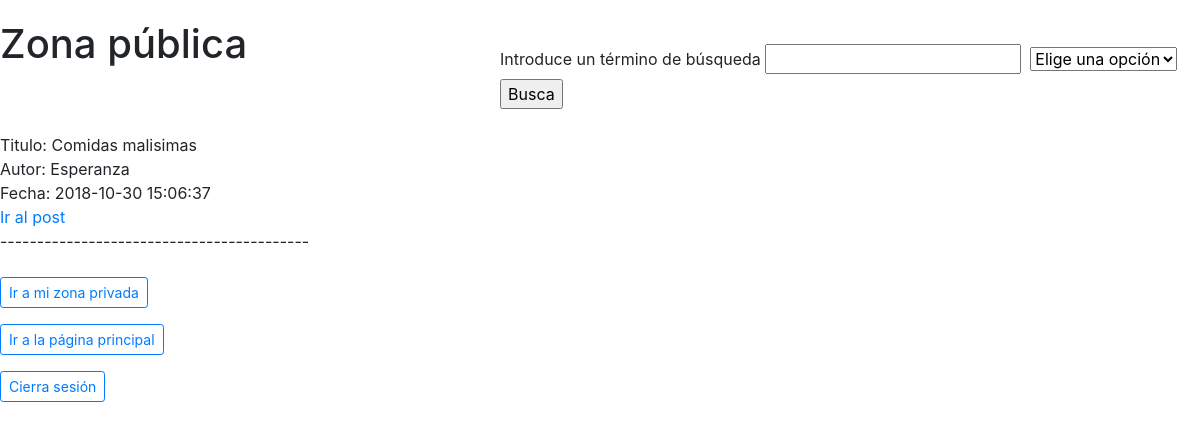
Screenshot of /ExamenLuisClases/exa/web/zona_publica.php with the database file from the repository.
### tables this page shows
CREATE TABLE `entradas` (
  `id_post` int(11) NOT NULL,
  `titulo` varchar(200) NOT NULL,
  `slug` varchar(200) NOT NULL,
  `autor` varchar(100) NOT NULL,
  `contenido` text NOT NULL,
  `categoria` varchar(50) NOT NULL,
  `fecha` timestamp NOT NULL DEFAULT CURRENT_TIMESTAMP ON UPDATE CURRENT_TIMESTAMP,
  `id_usuario` int(11) NOT NULL,
  `id_categoria` int(11) NOT NULL,
  `foto` varchar(30) DEFAULT NULL
);

### ExamenLuisClases/exa/models/Conexion.php (called while the page is built, shortened)
<?php
    class Conexion
    {
        private $host = 'localhost';
        private $user = 'root';
        private $pass = '';
        private $dbname = 'examen';
        private $charset = 'utf8';
        public $dbh;
        public $modeDEV = true;
        private $persistent = true;
        private function connection ()
        {
            $dsn = 'mysql:host=' . $this->host . ';dbname=' . $this->dbname . ';charset=' . $this->charset;
            $options = [ PDO::ATTR_PERSISTENT => $this->persistent,
                PDO::ATTR_ERRMODE => PDO::ERRMODE_EXCEPTION ];
            try {
                return new PDO($dsn, $this->user, $this->pass, $options);
            } catch ( PDOException $e ) {
                $this->errors = $e->getMessage ();
                if ( $this->modeDEV ) {
                    print_r ( $this->errors );
                } else {
                    echo "Hay problemas con el acceso a la BD. Prueba más tarde";
                }
            }
        }
        public function __construct()
        {
            $this->dbh = $this->connection();
        }
        public function all ($limit = 10)
        {
            $stmt = $this->dbh->prepare ('SELECT * FROM ' . $this->table . ' LIMIT ' . $limit);
            $stmt->execute ();
            return $stmt->fetchAll ( PDO::FETCH_OBJ );
        }
    }

### ExamenLuisClases/exa/models/Entrada.php (the view, shortened to what this page needs)
<?php
    class Entrada extends Conexion
    {
        public function verAllEntradas ( $arrayEntradas )
        {
            foreach ( $arrayEntradas as $entradas ) {
                $id = $entradas->id_post;
                echo
                    '<br>Titulo: ' . $entradas->titulo . '<br>' .
                    'Autor: ' . $entradas->autor . '<br>' .
                    'Fecha: ' . $entradas->fecha . '<br>' .
                    '<a href="ver_entrada?id=' . $id . '">Ir al post</a><br>' .
                    '------------------------------------------';
            }
        }
    }

### ExamenLuisClases/css/estilos.css (style rules this page uses)
body { font-family: sans-serif; }

### ExamenLuisClases/css/buscador.css (style rules this page uses)
body { margin-top:20px; }

### rows the page displays
entradas: titulo "Comidas malisimas", autor "Esperanza", fecha "2018-10-30 15:06:37"
